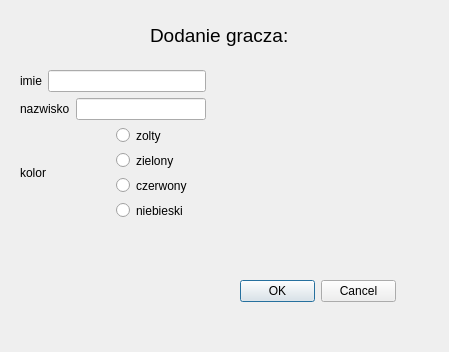
<?xml version="1.0" encoding="UTF-8"?>
<ui version="4.0">
 <class>PersonalDialog</class>
 <widget class="QDialog" name="PersonalDialog">
  <property name="geometry">
   <rect>
    <x>0</x>
    <y>0</y>
    <width>449</width>
    <height>352</height>
   </rect>
  </property>
  <property name="windowTitle">
   <string>Dialog</string>
  </property>
  <widget class="QDialogButtonBox" name="buttonBox">
   <property name="geometry">
    <rect>
     <x>240</x>
     <y>280</y>
     <width>156</width>
     <height>23</height>
    </rect>
   </property>
   <property name="standardButtons">
    <set>QDialogButtonBox::Cancel|QDialogButtonBox::Ok</set>
   </property>
  </widget>
  <widget class="QLabel" name="label">
   <property name="geometry">
    <rect>
     <x>150</x>
     <y>10</y>
     <width>171</width>
     <height>51</height>
    </rect>
   </property>
   <property name="font">
    <font>
     <pointsize>14</pointsize>
    </font>
   </property>
   <property name="text">
    <string>Dodanie gracza:</string>
   </property>
  </widget>
  <widget class="QWidget" name="layoutWidget">
   <property name="geometry">
    <rect>
     <x>20</x>
     <y>70</y>
     <width>186</width>
     <height>150</height>
    </rect>
   </property>
   <layout class="QVBoxLayout" name="verticalLayout_2">
    <item>
     <layout class="QHBoxLayout" name="horizontalLayout">
      <item>
       <widget class="QLabel" name="label_3">
        <property name="text">
         <string>imie</string>
        </property>
       </widget>
      </item>
      <item>
       <widget class="QLineEdit" name="imie"/>
      </item>
     </layout>
    </item>
    <item>
     <layout class="QHBoxLayout" name="horizontalLayout_2">
      <item>
       <widget class="QLabel" name="label_4">
        <property name="text">
         <string>nazwisko</string>
        </property>
       </widget>
      </item>
      <item>
       <widget class="QLineEdit" name="nazwisko"/>
      </item>
     </layout>
    </item>
    <item>
     <layout class="QHBoxLayout" name="horizontalLayout_3">
      <item>
       <widget class="QLabel" name="label_5">
        <property name="text">
         <string>kolor</string>
        </property>
       </widget>
      </item>
      <item>
       <layout class="QVBoxLayout" name="verticalLayout">
        <item>
         <widget class="QRadioButton" name="radioButton_zo">
          <property name="text">
           <string>zolty</string>
          </property>
          <attribute name="buttonGroup">
           <string notr="true">buttonGroup</string>
          </attribute>
         </widget>
        </item>
        <item>
         <widget class="QRadioButton" name="radioButton_zi">
          <property name="text">
           <string>zielony</string>
          </property>
          <attribute name="buttonGroup">
           <string notr="true">buttonGroup</string>
          </attribute>
         </widget>
        </item>
        <item>
         <widget class="QRadioButton" name="radioButton_cz">
          <property name="text">
           <string>czerwony</string>
          </property>
          <attribute name="buttonGroup">
           <string notr="true">buttonGroup</string>
          </attribute>
         </widget>
        </item>
        <item>
         <widget class="QRadioButton" name="radioButton_nie">
          <property name="text">
           <string>niebieski</string>
          </property>
          <attribute name="buttonGroup">
           <string notr="true">buttonGroup</string>
          </attribute>
         </widget>
        </item>
       </layout>
      </item>
     </layout>
    </item>
   </layout>
  </widget>
  <zorder>layoutWidget</zorder>
  <zorder>buttonBox</zorder>
  <zorder>label</zorder>
 </widget>
 <resources/>
 <connections/>
 <buttongroups>
  <buttongroup name="buttonGroup"/>
 </buttongroups>
</ui>
